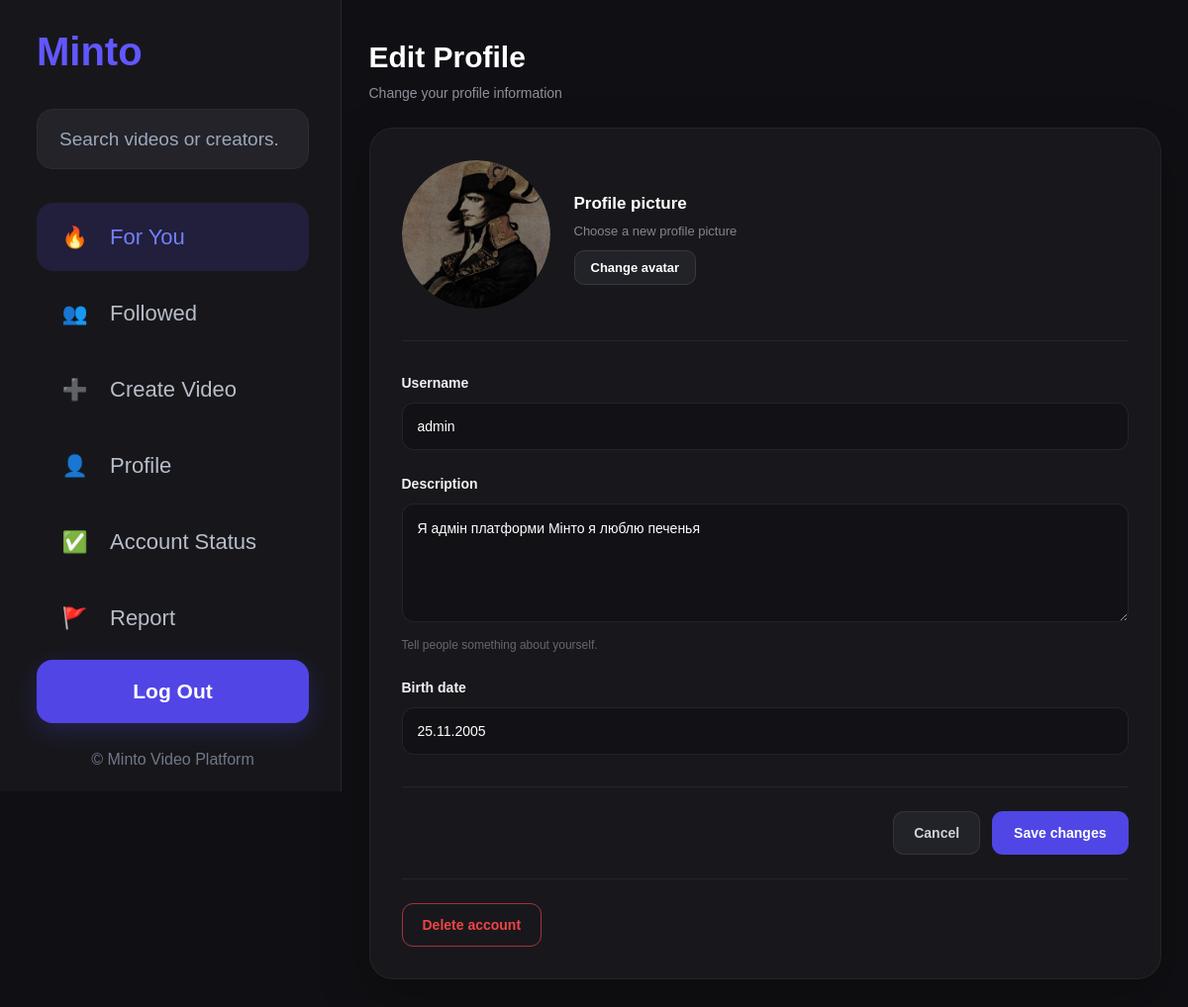
Page /edit_profile/ (signed in) on the committed database.
### core/models.py (models this page shows, shortened)
class User(AbstractUser):
    avatar = models.ImageField(upload_to="avatars/", blank=True, null=True)
    description = models.CharField(max_length = 200, blank=True, default="")
    birth_date = models.DateField(blank=True, null=True)
    banned = models.BooleanField(default=False)
    ban_reason = models.CharField(max_length=255, blank=True)
    ban_until = models.DateTimeField(null=True, blank=True)

### core/views.py (the view, shortened to what this page needs)
# urls.py: path("edit_profile/", views.edit_profile, name="edit_profile"),
@login_required
def edit_profile(request):
    user = request.user
    return render(request, "edit_profile.html", {
        "profile_user": user
    })

### templates/edit_profile.html (shortened to what this page needs)
{% extends "base.html" %}
{% load static %}
{% block extra_css %}
<link rel="stylesheet" href="{% static 'css/edit_profile.css' %}">
<link rel="stylesheet" href="{% static 'css/warning_delete_account.css' %}">
{% endblock %}
{% block content %}
<div class="edit-profile-page">
    <div class="edit-profile-container">
        <div class="edit-profile-header">
            <div>
                <h1>Edit Profile</h1>
                <p>
                    Change your profile information
                </p>
            </div>
        </div>
        <div class="edit-profile-card">
            <form
                method="POST"
                enctype="multipart/form-data"
            >
                <div class="edit-profile-avatar-section">
                    <div class="edit-profile-avatar">
                        {% if request.user.avatar %}
                            <img
                                id="avatar-preview"
                                src="{{ request.user.avatar.url }}"
                                alt="Profile picture"
                            >
                        {% endif %}
                    </div>
                    <div class="edit-profile-avatar-info">
                        <h2>
                            Profile picture
                        </h2>
                        <p>
                            Choose a new profile picture
                        </p>
                        <label
                            for="avatar"
                            class="edit-profile-avatar-button"
                        >
                            Change avatar
                        </label>
                    </div>
                </div>
                <div class="edit-profile-divider"></div>
                <div class="edit-profile-field">
                    <label for="username">
                        Username
                    </label>
                    <input
                        id="username"
                        name="username"
                        type="text"
                        value="{{ request.user.username }}"
                        placeholder="Enter your username"
                        maxlength="150"
                        required
                    >
                </div>
                <div class="edit-profile-field">
                    <label for="description">
                        Description
                    </label>
                    <textarea
                        id="description"
                        name="description"
                        placeholder="Tell something about yourself..."
                        maxlength="200"
                    >{{ request.user.description }}</textarea>
                    <span class="edit-profile-hint">
                        Tell people something about yourself.
                    </span>
                </div>
                <div class="edit-profile-field">
                    <label for="birth-date">
                        Birth date
                    </label>
                    <input
                        id="birth-date"
                        name="birth_date"
                        type="text"
                        value="{% if request.user.birth_date %}{{ request.user.birth_date|date:'d.m.Y' }}{% endif %}"
                        placeholder="DD.MM.YYYY"
                        maxlength="10"
                        inputmode="numeric"
                        autocomplete="bday"
                    >
                </div>
                <div class="edit-profile-actions">
                    <button
                        type="button"
                        class="edit-profile-cancel"
                        onclick="window.location.href='{% url 'profile' request.user.username %}'"
                    >
                        Cancel
                    </button>
                    <button
                        type="submit"
                        class="edit-profile-save"
                    >
                        Save changes
                    </button>
                </div>
            </form>
            <div class="edit-profile-delete-section">
                <button
                    type="button"
                    class="edit-profile-delete"
                    id="deleteAccountButton"
                >
                    Delete account
                </button>
            </div>
        </div>
    </div>
</div>
{% endblock %}

### static/css/base.css (style rules this page uses)
* { box-sizing: border-box; }
html, body { margin: 0; padding: 0; min-height: 100%; }
body { background: #101014; color: #ffffff; font-family: Arial, Helvetica, sans-serif; }

### static/css/edit_profile.css (style rules this page uses)
.edit-profile-page { min-height: 100vh; padding: 40px 24px 60px; box-sizing: border-box; }
.edit-profile-container { width: 100%; max-width: 800px; margin: 0 auto; }
.edit-profile-header { margin-bottom: 24px; }
.edit-profile-header h1 { margin: 0; color: white; font-size: 30px; font-weight: 700; line-height: 1.2; }
.edit-profile-header p { margin: 8px 0 0; color: #8f8f9b; font-size: 14px; }
.edit-profile-card { background: #18181c; border: 1px solid rgba(255, 255, 255, 0.05); border-radius: 24px; padding: 32px; box-shadow: 0 20px 50px rgba(0, 0, 0, 0.25); }
.edit-profile-avatar-section { display: flex; align-items: center; gap: 24px; }
.edit-profile-avatar { width: 150px; height: 150px; border-radius: 50%; overflow: hidden; flex-shrink: 0; }
.edit-profile-avatar img { width: 100%; height: 100%; display: block; object-fit: cover; object-position: center; border-radius: 50%; }
.edit-profile-avatar-info h2 { margin: 0; color: white; font-size: 17px; font-weight: 600; }
.edit-profile-avatar-info p { margin: 6px 0 14px; color: #858590; font-size: 13px; }
.edit-profile-avatar-button { border: 1px solid rgba(255, 255, 255, 0.1); background: #222229; color: white; padding: 9px 16px; border-radius: 10px; font-size: 13px; font-weight: 600; cursor: pointer; transition: 0.15s ease; }
.edit-profile-divider { width: 100%; height: 1px; background: rgba(255, 255, 255, 0.06); margin: 32px 0; }
.edit-profile-field { margin-bottom: 24px; }
.edit-profile-field label { display: block; margin-bottom: 9px; color: #f1f1f3; font-size: 14px; font-weight: 600; }
.edit-profile-field input, .edit-profile-field textarea { width: 100%; box-sizing: border-box; background: #111116; border: 1px solid rgba(255, 255, 255, 0.08); border-radius: 12px; color: white; font-family: inherit; font-size: 14px; outline: none; transition: 0.15s ease; }
.edit-profile-field input { height: 48px; padding: 0 15px; }
.edit-profile-field textarea { min-height: 120px; padding: 14px 15px; resize: vertical; line-height: 1.5; }
.edit-profile-field input::placeholder, .edit-profile-field textarea::placeholder { color: #5f5f69; }
.edit-profile-hint { display: block; margin-top: 7px; color: #666672; font-size: 12px; }
.edit-profile-actions { display: flex; justify-content: flex-end; align-items: center; gap: 12px; margin-top: 32px; padding-top: 24px; border-top: 1px solid rgba(255, 255, 255, 0.06); }
.edit-profile-cancel { height: 44px; padding: 0 20px; border-radius: 11px; border: 1px solid rgba(255, 255, 255, 0.08); background: #222229; color: #d0d0d5; font-size: 14px; font-weight: 600; cursor: pointer; transition: 0.15s ease; }
.edit-profile-save { height: 44px; padding: 0 22px; border-radius: 11px; border: none; background: #4f46e5; color: white; font-size: 14px; font-weight: 600; cursor: pointer; transition: 0.15s ease; }
.edit-profile-delete-section { margin-top: 24px; padding-top: 24px; border-top: 1px solid rgba(255, 255, 255, 0.06); }
.edit-profile-delete { height: 44px; padding: 0 20px; border-radius: 11px; border: 1px solid rgba(239, 68, 68, 0.65); background: transparent; color: #ef4444; font-size: 14px; font-weight: 600; cursor: pointer; transition: 0.15s ease; }

### rows in the picture
User: user.avatar (picture), username "admin", description "Я адмін платформи Мінто я люблю печенья", birth_date "25.11.2005"
